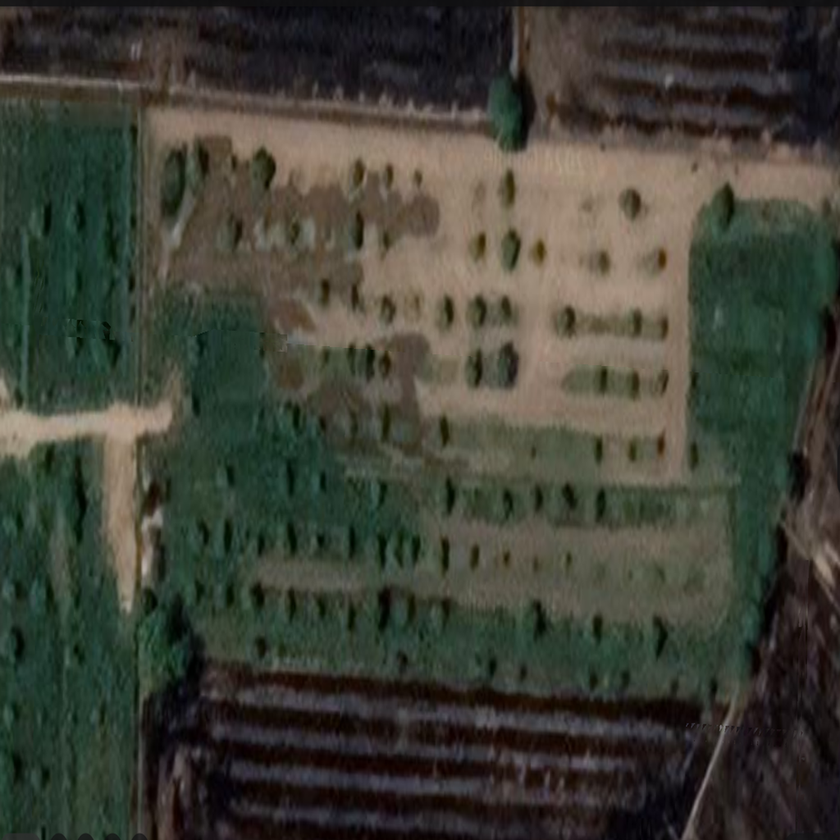
#> input picture images/fliped_images/both_image_53.png.png, 840 x 840 px, shrunk from 2048 x 2048 before the run, given in place of images, which was not available
$ python flip_images.py
#> lines starting #> are read from the running program, lines starting #| are printed output that depends on the picture; pictures that were not available may be replaced by others from this repository, and a replacement may not be noted
import os
import random
import cv2
from PIL import Image

def rotate_and_select_images(image_folder, mask_folder, output_image_folder, output_mask_folder, flip_directions):
    """
    Rotates images from two input folders to specified degrees, selects a random
    subset, and saves them to corresponding output folders.

    Args:
        image_folder (str): Path to the folder containing original images.
        mask_folder (str): Path to the folder containing corresponding mask images.
        output_image_folder (str): Path to the output folder for rotated images.
        output_mask_folder (str): Path to the output folder for rotated masks.
        flip_directions (list): A list of flip_direction angles in degrees.
    """
#> called with image_folder = 'plantation_images/images', mask_folder = 'masks/original', output_image_folder = 'plantation_images/fliped_images', output_mask_folder = 'masks/fliped_masks'
    os.makedirs(output_image_folder, exist_ok=True)
    os.makedirs(output_mask_folder, exist_ok=True)

    num_images_per_flip_direction = 20

    image_names = os.listdir(image_folder)

    flip_names = ["vertically", "horizontally", "both"]

    for flip_direction in flip_directions:
        for _ in range(num_images_per_flip_direction):
            image_name = random.choice(image_names)
            image_path = os.path.join(image_folder, image_name)
            mask_path = os.path.join(mask_folder, image_name)

            # Load image and mask (using your preferred library)
            image = cv2.imread(image_path)
#> image is the input picture: shape (840, 840, 3); mean B, G, R 54.3, 64.4, 63.4
            mask = cv2.imread(mask_path)    # PIL
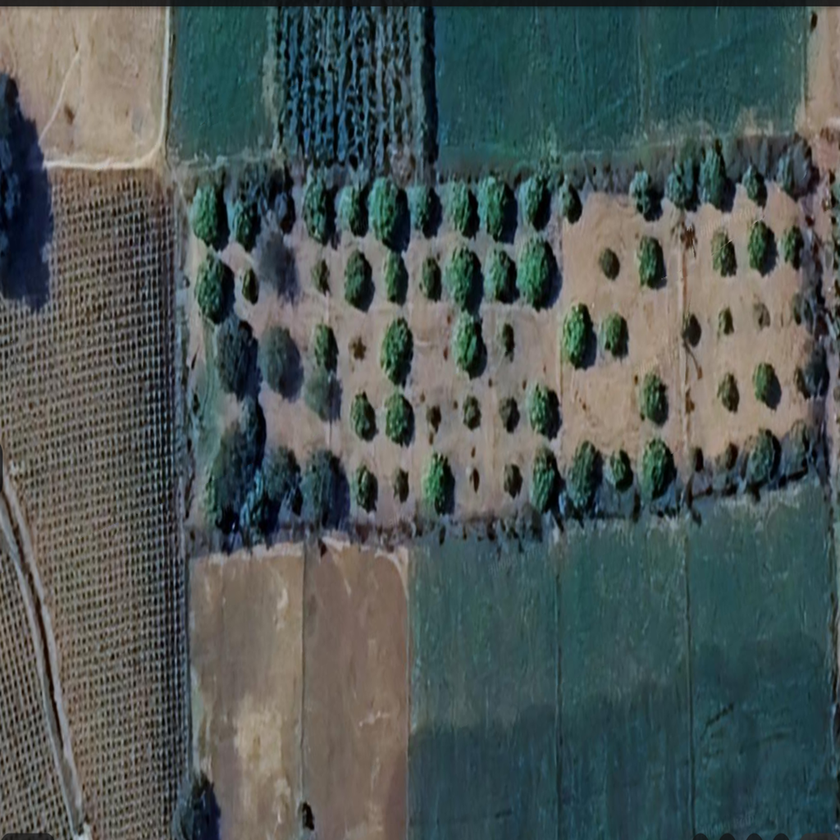
#> input picture images/images/image_25.png, 840 x 840 px, shrunk from 2048 x 2048 before the run, given in place of images, which was not available
#> mask is the input picture: shape (840, 840, 3); mean B, G, R 85.8, 87.6, 77.7

            flip_image = cv2.flip(image, flip_direction)
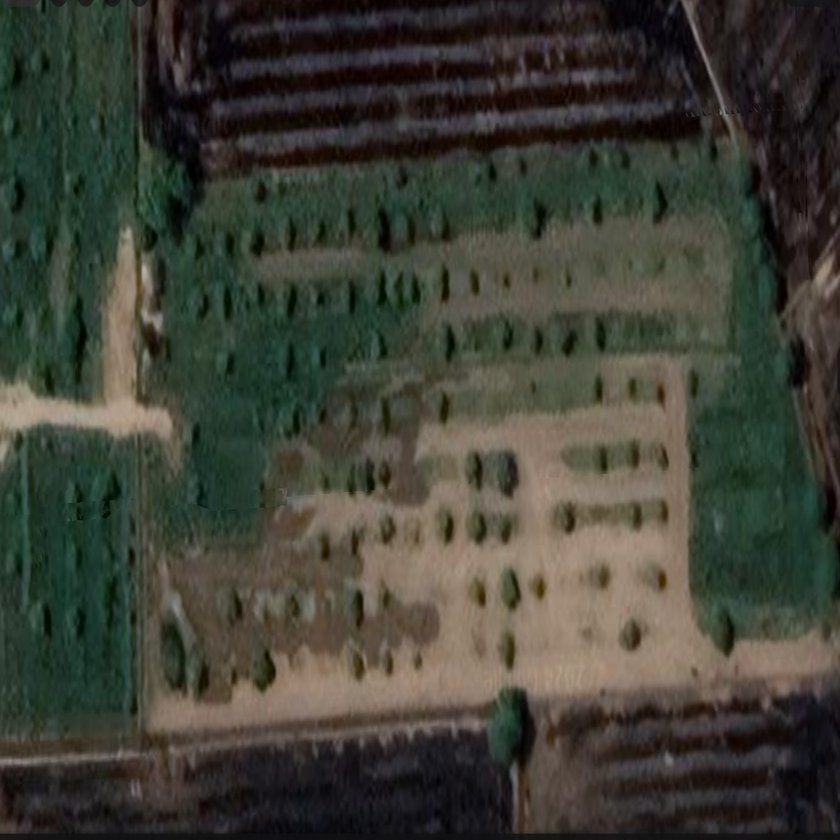
#> flip_image: shape (840, 840, 3); mean B, G, R 54.3, 64.4, 63.4

            # Rotate mask (Pillow)
            flip_mask = cv2.flip(mask, flip_direction)
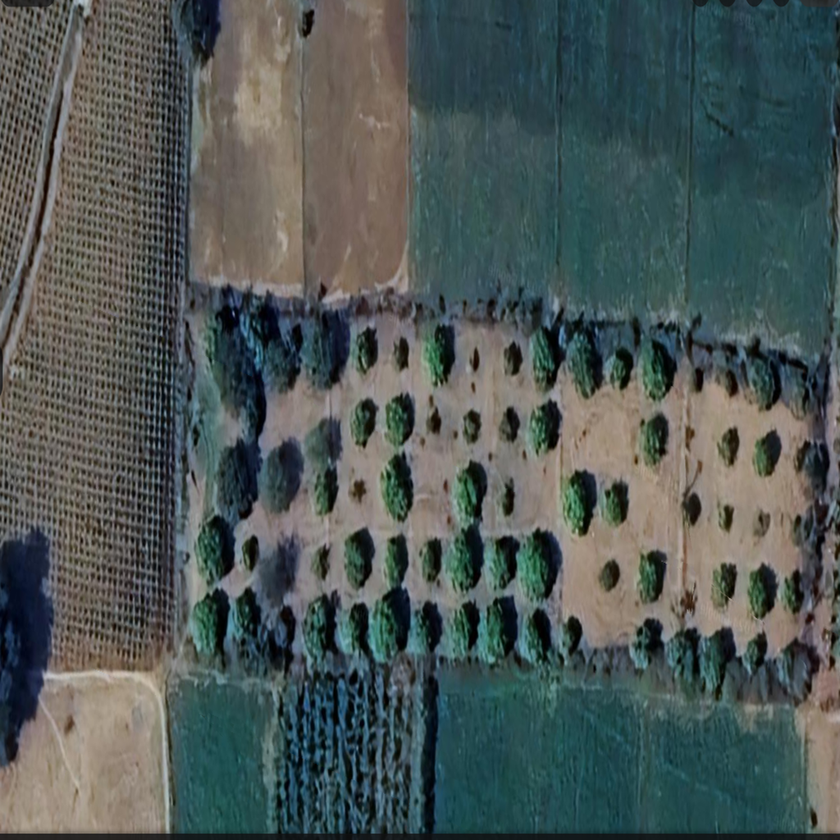
#> flip_mask: shape (840, 840, 3); mean B, G, R 85.8, 87.6, 77.7

            # Save rotated images
            out_image_path = os.path.join(output_image_folder, f"{flip_names[flip_direction + 1]}_{image_name}.png")
            out_mask_path = os.path.join(output_mask_folder, f"{flip_names[flip_direction + 1]}_{image_name}.png")
            cv2.imwrite(out_image_path, flip_image)
            cv2.imwrite(out_mask_path, flip_mask)

if __name__ == "__main__":
    image_folder = "plantation_images/images"
    mask_folder = "masks/original"
    output_image_folder = "plantation_images/fliped_images"
    output_mask_folder = "masks/fliped_masks"
    flip_directions = [0, 1, -1]

    rotate_and_select_images(image_folder, mask_folder, output_image_folder, output_mask_folder, flip_directions)
